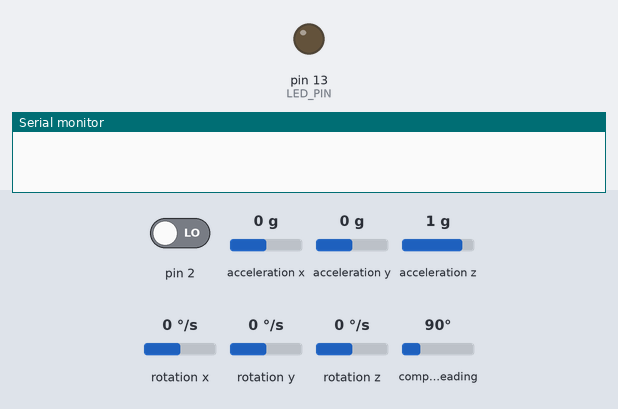
Bench run of a sketch on a simulated Arduino Uno, built with avr-gcc and run on an emulated ATmega328P. On the bench: output pins drawn as LEDs (lit = HIGH), the last lines printed to the serial monitor. Dashed ring = blinking. The test bench sets the inputs (shaded band); at power-on: acceleration x 0 g, acceleration y 0 g, acceleration z 1 g, compass heading 90°, pin 2 LOW, rotation x 0 °/s, rotation y 0 °/s, rotation z 0 °/s. The sensor or clock chip raises its interrupt line as the real part does.

Above: at 0.1 s.
At 1.77 s:
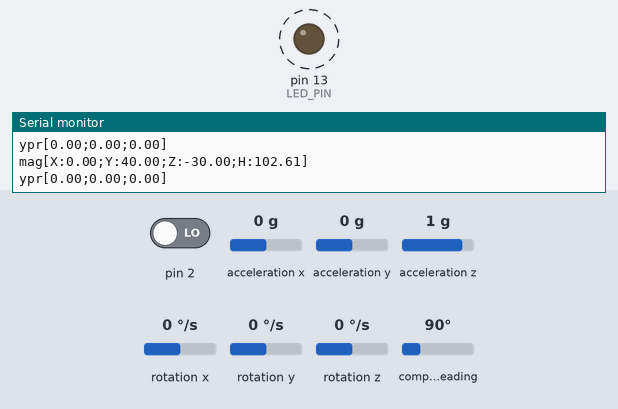
1.8 s: acceleration x set to -1.4 g
4.8 s: acceleration y set to -1.4 g
7.8 s: acceleration z set to -1.4 g
10.8 s: compass heading set to 7°
Timing chart, 0 to 14.8 s (numbered marks = the images above; inputs shaded):
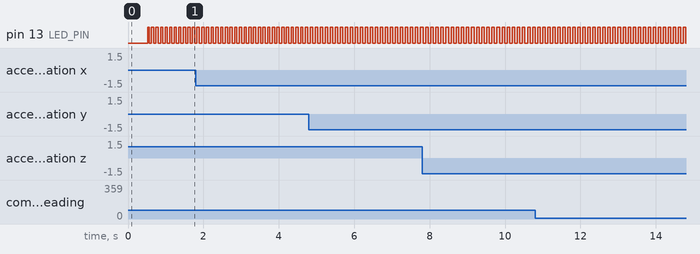

Measured:
- by itself, pin 13 (LED_PIN): alternates HIGH for 0.07 s and LOW for 0.07 s

The sketch:

adq_v1.ino
```cpp
// I2Cdev and MPU6050 must be installed as libraries, or else the .cpp/.h files
// for both classes must be in the include path of your project
#include "I2Cdev.h"

#include "MPU6050_6Axis_MotionApps20.h"
//#include "MPU6050.h" // not necessary if using MotionApps include file

// Arduino Wire library is required if I2Cdev I2CDEV_ARDUINO_WIRE implementation
// is used in I2Cdev.h
#if I2CDEV_IMPLEMENTATION == I2CDEV_ARDUINO_WIRE
    #include "Wire.h"
#endif

// class default I2C address is 0x68
// specific I2C addresses may be passed as a parameter here
// AD0 low = 0x68 (default for SparkFun breakout and InvenSense evaluation board)
// AD0 high = 0x69
MPU6050 mpu;
//MPU6050 mpu(0x69); // <-- use for AD0 high

/* =========================================================================
   NOTE: In addition to connection 3.3v, GND, SDA, and SCL, this sketch
   depends on the MPU-6050's INT pin being connected to the Arduino's
   external interrupt #0 pin. On the Arduino Uno and Mega 2560, this is
   digital I/O pin 2.
 * ========================================================================= */

/* =========================================================================
   NOTE: Arduino v1.0.1 with the Leonardo board generates a compile error
   when using Serial.write(buf, len). The Teapot output uses this method.
   The solution requires a modification to the Arduino USBAPI.h file, which
   is fortunately simple, but annoying. This will be fixed in the next IDE
   release. For more info, see these links:

   http://arduino.cc/forum/index.php/topic,109987.0.html
   http://code.google.com/p/arduino/issues/detail?id=958
 * ========================================================================= */


// uncomment "OUTPUT_READABLE_QUATERNION" if you want to see the actual
// quaternion components in a [w, x, y, z] format (not best for parsing
// on a remote host such as Processing or something though)
//#define OUTPUT_READABLE_QUATERNION

// uncomment "OUTPUT_READABLE_EULER" if you want to see Euler angles
// (in degrees) calculated from the quaternions coming from the FIFO.
// Note that Euler angles suffer from gimbal lock (for more info, see
// http://en.wikipedia.org/wiki/Gimbal_lock)
//#define OUTPUT_READABLE_EULER

// uncomment "OUTPUT_READABLE_YAWPITCHROLL" if you want to see the yaw/
// pitch/roll angles (in degrees) calculated from the quaternions coming
// from the FIFO. Note this also requires gravity vector calculations.
// Also note that yaw/pitch/roll angles suffer from gimbal lock (for
// more info, see: http://en.wikipedia.org/wiki/Gimbal_lock)
#define OUTPUT_READABLE_YAWPITCHROLL

// uncomment "OUTPUT_READABLE_REALACCEL" if you want to see acceleration
// components with gravity removed. This acceleration reference frame is
// not compensated for orientation, so +X is always +X according to the
// sensor, just without the effects of gravity. If you want acceleration
// compensated for orientation, us OUTPUT_READABLE_WORLDACCEL instead.
//#define OUTPUT_READABLE_REALACCEL

// uncomment "OUTPUT_READABLE_WORLDACCEL" if you want to see acceleration
// components with gravity removed and adjusted for the world frame of
// reference (yaw is relative to initial orientation, since no magnetometer
// is present in this case). Could be quite handy in some cases.
//#define OUTPUT_READABLE_WORLDACCEL

// uncomment "OUTPUT_TEAPOT" if you want output that matches the
// format used for the InvenSense teapot demo
//#define OUTPUT_TEAPOT


#define LED_PIN 13 // (Arduino is 13, Teensy is 11, Teensy++ is 6)
bool blinkState = false;

// MPU control/status vars
bool dmpReady = false;  // set true if DMP init was successful
uint8_t mpuIntStatus;   // holds actual interrupt status byte from MPU
uint8_t devStatus;      // return status after each device operation (0 = success, !0 = error)
uint16_t packetSize;    // expected DMP packet size (default is 42 bytes)
uint16_t fifoCount;     // count of all bytes currently in FIFO
uint8_t fifoBuffer[64]; // FIFO storage buffer

// orientation/motion vars
Quaternion q;           // [w, x, y, z]         quaternion container
VectorInt16 aa;         // [x, y, z]            accel sensor measurements
VectorInt16 aaReal;     // [x, y, z]            gravity-free accel sensor measurements
VectorInt16 aaWorld;    // [x, y, z]            world-frame accel sensor measurements
VectorFloat gravity;    // [x, y, z]            gravity vector
float euler[3];         // [psi, theta, phi]    Euler angle container
float ypr[3];           // [yaw, pitch, roll]   yaw/pitch/roll container and gravity vector

// packet structure for InvenSense teapot demo
uint8_t teapotPacket[14] = { '$', 0x02, 0,0, 0,0, 0,0, 0,0, 0x00, 0x00, '\r', '\n' };


// ================================================================
// ===               INTERRUPT DETECTION ROUTINE                ===
// ================================================================

volatile bool mpuInterrupt = false;     // indicates whether MPU interrupt pin has gone high
void dmpDataReady() {
    mpuInterrupt = true;
}

void setup_a() {
    // join I2C bus (I2Cdev library doesn't do this automatically)
    #if I2CDEV_IMPLEMENTATION == I2CDEV_ARDUINO_WIRE
        Wire.begin();
        TWBR = 24; // 400kHz I2C clock (200kHz if CPU is 8MHz)
    #elif I2CDEV_IMPLEMENTATION == I2CDEV_BUILTIN_FASTWIRE
        Fastwire::setup(400, true);
    #endif

    // initialize serial communication
    // (115200 chosen because it is required for Teapot Demo output, but it's
    // really up to you depending on your project)
//    Serial.begin(9600);
    while (!Serial); // wait for Leonardo enumeration, others continue immediately

    // NOTE: 8MHz or slower host processors, like the Teensy @ 3.3v or Ardunio
    // Pro Mini running at 3.3v, cannot handle this baud rate reliably due to
    // the baud timing being too misaligned with processor ticks. You must use
    // 38400 or slower in these cases, or use some kind of external separate
    // crystal solution for the UART timer.

    // initialize device
//    Serial.println(F("Initializing I2C devices..."));
    mpu.initialize();

    // verify connection
//    Serial.println(F("Testing device connections..."));
//    Serial.println(mpu.testConnection() ? F("MPU6050 connection successful") : F("MPU6050 connection failed"));

    // wait for ready
//    Serial.println(F("\nSend any character to begin DMP programming and demo: "));
//    while (Serial.available() && Serial.read()); // empty buffer
//    while (!Serial.available());                 // wait for data
//    while (Serial.available() && Serial.read()); // empty buffer again

    // load and configure the DMP
//    Serial.println(F("Initializing DMP..."));
    devStatus = mpu.dmpInitialize();

    // supply your own gyro offsets here, scaled for min sensitivity
    mpu.setXGyroOffset(220);
    mpu.setYGyroOffset(76);
    mpu.setZGyroOffset(-85);
    mpu.setZAccelOffset(1788); // 1688 factory default for my test chip

    // make sure it worked (returns 0 if so)
    if (devStatus == 0) {
        // turn on the DMP, now that it's ready
//        Serial.println(F("Enabling DMP..."));
        mpu.setDMPEnabled(true);

        // enable Arduino interrupt detection
//        Serial.println(F("Enabling interrupt detection (Arduino external interrupt 0)..."));
        attachInterrupt(0, dmpDataReady, RISING);
        mpuIntStatus = mpu.getIntStatus();

        // set our DMP Ready flag so the main loop() function knows it's okay to use it
//        Serial.println(F("DMP ready! Waiting for first interrupt..."));
        dmpReady = true;

        // get expected DMP packet size for later comparison
        packetSize = mpu.dmpGetFIFOPacketSize();
    } else {
        // ERROR!
        // 1 = initial memory load failed
        // 2 = DMP configuration updates failed
        // (if it's going to break, usually the code will be 1)
        Serial.print(F("DMP Initialization failed (code "));
        Serial.print(devStatus);
        Serial.println(F(")"));
    }

    // configure LED for output
    pinMode(LED_PIN, OUTPUT);
}

void loop_a() {
    // if programming failed, don't try to do anything
    if (!dmpReady) return;

    // wait for MPU interrupt or extra packet(s) available
    while (!mpuInterrupt && fifoCount < packetSize) {
        // other program behavior stuff here
        // .
        // .
        // .
        // if you are really paranoid you can frequently test in between other
        // stuff to see if mpuInterrupt is true, and if so, "break;" from the
        // while() loop to immediately process the MPU data
        // .
        // .
        // .
//        loop_m();
    }

    // reset interrupt flag and get INT_STATUS byte
    mpuInterrupt = false;
    mpuIntStatus = mpu.getIntStatus();

    // get current FIFO count
    fifoCount = mpu.getFIFOCount();

    // check for overflow (this should never happen unless our code is too inefficient)
    if ((mpuIntStatus & 0x10) || fifoCount == 1024) {
        // reset so we can continue cleanly
        mpu.resetFIFO();
        Serial.println(F("FIFO overflow!"));

    // otherwise, check for DMP data ready interrupt (this should happen frequently)
    } else if (mpuIntStatus & 0x02) {
        // wait for correct available data length, should be a VERY short wait
        while (fifoCount < packetSize) fifoCount = mpu.getFIFOCount();

        // read a packet from FIFO
        mpu.getFIFOBytes(fifoBuffer, packetSize);

        // track FIFO count here in case there is > 1 packet available
        // (this lets us immediately read more without waiting for an interrupt)
        fifoCount -= packetSize;

        #ifdef OUTPUT_READABLE_QUATERNION
            // display quaternion values in easy matrix form: w x y z
            mpu.dmpGetQuaternion(&q, fifoBuffer);
            Serial.print("quat\t");
            Serial.print(q.w);
            Serial.print("\t");
            Serial.print(q.x);
            Serial.print("\t");
            Serial.print(q.y);
            Serial.print("\t");
            Serial.println(q.z);
        #endif

        #ifdef OUTPUT_READABLE_EULER
            // display Euler angles in degrees
            mpu.dmpGetQuaternion(&q, fifoBuffer);
            mpu.dmpGetEuler(euler, &q);
            Serial.print("euler\t");
            Serial.print(euler[0] * 180/M_PI);
            Serial.print("\t");
            Serial.print(euler[1] * 180/M_PI);
            Serial.print("\t");
            Serial.println(euler[2] * 180/M_PI);
        #endif

        #ifdef OUTPUT_READABLE_YAWPITCHROLL
            // display Euler angles in degrees
            mpu.dmpGetQuaternion(&q, fifoBuffer);
            mpu.dmpGetGravity(&gravity, &q);
            mpu.dmpGetYawPitchRoll(ypr, &q, &gravity);
//            Serial.print("ypr\t");
//            Serial.print(ypr[0] * 180/M_PI);
//            Serial.print("\t");
//            Serial.print(ypr[1] * 180/M_PI);
//            Serial.print("\t");
//            Serial.println(ypr[2] * 180/M_PI);
            Serial.print("ypr[");
            Serial.print(ypr[0] * 180/M_PI);
            Serial.print(";");
            Serial.print(ypr[1] * 180/M_PI);
            Serial.print(";");
            Serial.print(ypr[2] * 180/M_PI);
            Serial.print("]\n");
        #endif

        #ifdef OUTPUT_READABLE_REALACCEL
            // display real acceleration, adjusted to remove gravity
            mpu.dmpGetQuaternion(&q, fifoBuffer);
            mpu.dmpGetAccel(&aa, fifoBuffer);
            mpu.dmpGetGravity(&gravity, &q);
            mpu.dmpGetLinearAccel(&aaReal, &aa, &gravity);
            Serial.print("areal\t");
            Serial.print(aaReal.x);
            Serial.print("\t");
            Serial.print(aaReal.y);
            Serial.print("\t");
            Serial.println(aaReal.z);
        #endif

        #ifdef OUTPUT_READABLE_WORLDACCEL
            // display initial world-frame acceleration, adjusted to remove gravity
            // and rotated based on known orientation from quaternion
            mpu.dmpGetQuaternion(&q, fifoBuffer);
            mpu.dmpGetAccel(&aa, fifoBuffer);
            mpu.dmpGetGravity(&gravity, &q);
            mpu.dmpGetLinearAccel(&aaReal, &aa, &gravity);
            mpu.dmpGetLinearAccelInWorld(&aaWorld, &aaReal, &q);
            Serial.print("aworld\t");
            Serial.print(aaWorld.x);
            Serial.print("\t");
            Serial.print(aaWorld.y);
            Serial.print("\t");
            Serial.println(aaWorld.z);
        #endif

        #ifdef OUTPUT_TEAPOT
            // display quaternion values in InvenSense Teapot demo format:
            teapotPacket[2] = fifoBuffer[0];
            teapotPacket[3] = fifoBuffer[1];
            teapotPacket[4] = fifoBuffer[4];
            teapotPacket[5] = fifoBuffer[5];
            teapotPacket[6] = fifoBuffer[8];
            teapotPacket[7] = fifoBuffer[9];
            teapotPacket[8] = fifoBuffer[12];
            teapotPacket[9] = fifoBuffer[13];
            Serial.write(teapotPacket, 14);
            teapotPacket[11]++; // packetCount, loops at 0xFF on purpose
        #endif

        // blink LED to indicate activity
        blinkState = !blinkState;
        digitalWrite(LED_PIN, blinkState);
    }
}


#include <Wire.h>
#include <Adafruit_Sensor.h>
#include <Adafruit_HMC5883_U.h>

/* Assign a unique ID to this sensor at the same time */
Adafruit_HMC5883_Unified mag = Adafruit_HMC5883_Unified(12345);

void displaySensorDetails(void)
{
  sensor_t sensor;
  mag.getSensor(&sensor);
  Serial.println("------------------------------------");
  Serial.print  ("Sensor:       "); Serial.println(sensor.name);
  Serial.print  ("Driver Ver:   "); Serial.println(sensor.version);
  Serial.print  ("Unique ID:    "); Serial.println(sensor.sensor_id);
  Serial.print  ("Max Value:    "); Serial.print(sensor.max_value); Serial.println(" uT");
  Serial.print  ("Min Value:    "); Serial.print(sensor.min_value); Serial.println(" uT");
  Serial.print  ("Resolution:   "); Serial.print(sensor.resolution); Serial.println(" uT");
  Serial.println("------------------------------------");
  Serial.println("");
  delay(500);
}

void setup_m(void)
{
//  Serial.begin(9600);
//  Serial.println("HMC5883 Magnetometer Test"); Serial.println("");

  /* Initialise the sensor */
  if(!mag.begin())
  {
    /* There was a problem detecting the HMC5883 ... check your connections */
    Serial.println("Ooops, no HMC5883 detected ... Check your wiring!");
    while(1);
  }

  /* Display some basic information on this sensor */
//  displaySensorDetails();
}

void loop_m(void)
{
  /* Get a new sensor event */
  sensors_event_t event;
  mag.getEvent(&event);

  /* Display the results (magnetic vector values are in micro-Tesla (uT)) */
//  Serial.print("X: "); Serial.print(event.magnetic.x); Serial.print("  ");
//  Serial.print("Y: "); Serial.print(event.magnetic.y); Serial.print("  ");
//  Serial.print("Z: "); Serial.print(event.magnetic.z); Serial.print("  ");Serial.println("uT");
  Serial.print("mag[");
  Serial.print("X:");
  Serial.print(event.magnetic.x);
  Serial.print(";");
  Serial.print("Y:");
  Serial.print(event.magnetic.y);
  Serial.print(";");
  Serial.print("Z:");
  Serial.print(event.magnetic.z);
  Serial.print(";");

  // Hold the module so that Z is pointing 'up' and you can measure the heading with x&y
  // Calculate heading when the magnetometer is level, then correct for signs of axis.
  float heading = atan2(event.magnetic.y, event.magnetic.x);

  // Once you have your heading, you must then add your 'Declination Angle', which is the 'Error' of the magnetic field in your location.
  // Find yours here: http://www.magnetic-declination.com/
  // Mine is: -13* 2' W, which is ~13 Degrees, or (which we need) 0.22 radians
  // If you cannot find your Declination, comment out these two lines, your compass will be slightly off.
  float declinationAngle = 0.22;
  heading += declinationAngle;

  // Correct for when signs are reversed.
  if(heading < 0)
    heading += 2*PI;

  // Check for wrap due to addition of declination.
  if(heading > 2*PI)
    heading -= 2*PI;

  // Convert radians to degrees for readability.
  float headingDegrees = heading * 180/M_PI;

//  Serial.print("Heading (degrees): "); Serial.println(headingDegrees);
  Serial.print("H:"); Serial.print(headingDegrees);
  Serial.print("]\n");

//  delay(500);
}

void setup() {
  Serial.begin(9600);
  setup_m();
  setup_a();
  Serial.println("Start");
}

void loop() {
  loop_m();
  loop_a();
}
```
